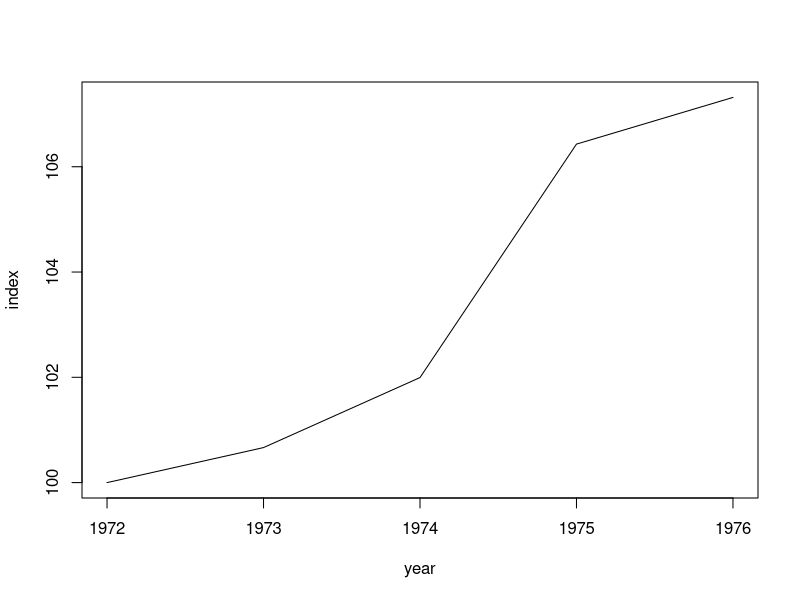
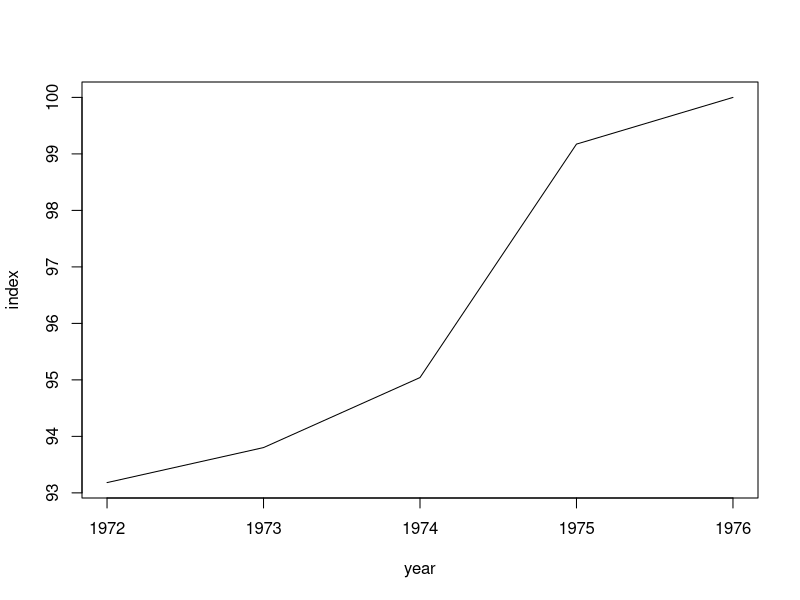

Write the R code that produced these figures, in order.
#-------------------------------------------------------------------------------
# Föreläsning 5: Frågestund och demo
#-------------------------------------------------------------------------------



# Frågor?




#-------------------------------------------------------------------------------
# Kompendium om index
#-------------------------------------------------------------------------------


#-------------------------------------------------------------------------------
# Uppgift 1
#-------------------------------------------------------------------------------


year<-1972:1976
price<-c(225.5,227,230,240,242)
index<-price/price[1]*100

plot(year,index,t="l")

index<-price/price[5]*100
plot(year,index,t="l")


#-------------------------------------------------------------------------------
# Uppgift 3
#-------------------------------------------------------------------------------

year<-1988:1992

sales<-c(12505,12510,13750,14500,15080)
index<-c(100,105,107,110,113)

# vad ska vi göra?

step1<-sales/index
step2<-step1*107
step2


#-------------------------------------------------------------------------------
# Uppgift 4
#-------------------------------------------------------------------------------

year<-1990:1993
# vitvaror
sales1<-c(3.7,3.9,3.8,4.8)
# radio/TV
sales2<-c(4.9,5.2,6.4,5.2)
cbind(year,sales1,sales2)

# antal
belinda_count<-c(155,149,132,160)
fluxor_count<-c(273,281,288,230)

# årsmedelpris:
belinda_price<-c(6500,6700,6800,7000)
fluxor_price<-c(5200,5500,5700,5800)
cbind(year,belinda_count,belinda_price,fluxor_count,fluxor_price)


#-------------------------------------------------------------------------------
# a)
# beräkna sammansatt kedjeindex med årslänkar av Laspeyre-typ
# basår 1990


# vikter
# baseras på total försäljning

sales1[1]/(sales1[1]+sales2[1])
sales2[1]/(sales1[1]+sales2[1])

w1<-sales1[1:3]/(sales1[1:3]+sales2[1:3])
w2<-sales2[1:3]/(sales1[1:3]+sales2[1:3])
cbind(year,c(NA,w1),c(NA,w2))

weight1<-round(sales1[-4]/(sales1[-4]+sales2[-4]),3)

weight2<-round(sales2[-4]/(sales1[-4]+sales2[-4]),3)

belinda_price[2]/belinda_price[1]*weight1[1]*100+fluxor_price[2]/fluxor_price[1]*weight2[1]*100

# Laspeyre-länkar
links<-round((belinda_price[2:4]/belinda_price[1:3]*weight1 + fluxor_price[2:4]/fluxor_price[1:3]*weight2)*100,2)

# beräkna index???
index<-round(c(100,cumprod(links/100)*100),2)
#cumsum(1:5)
#cumprod(1:5)
#links[1]/100*links[2]
cbind(year,index)

#-------------------------------------------------------------------------------
# b)
sales_tot<-sales1+sales2
cbind(year,sales_tot)
index<-c(100,104.6,107.5,109.8)

round(sales_tot/index*index[2],2)



